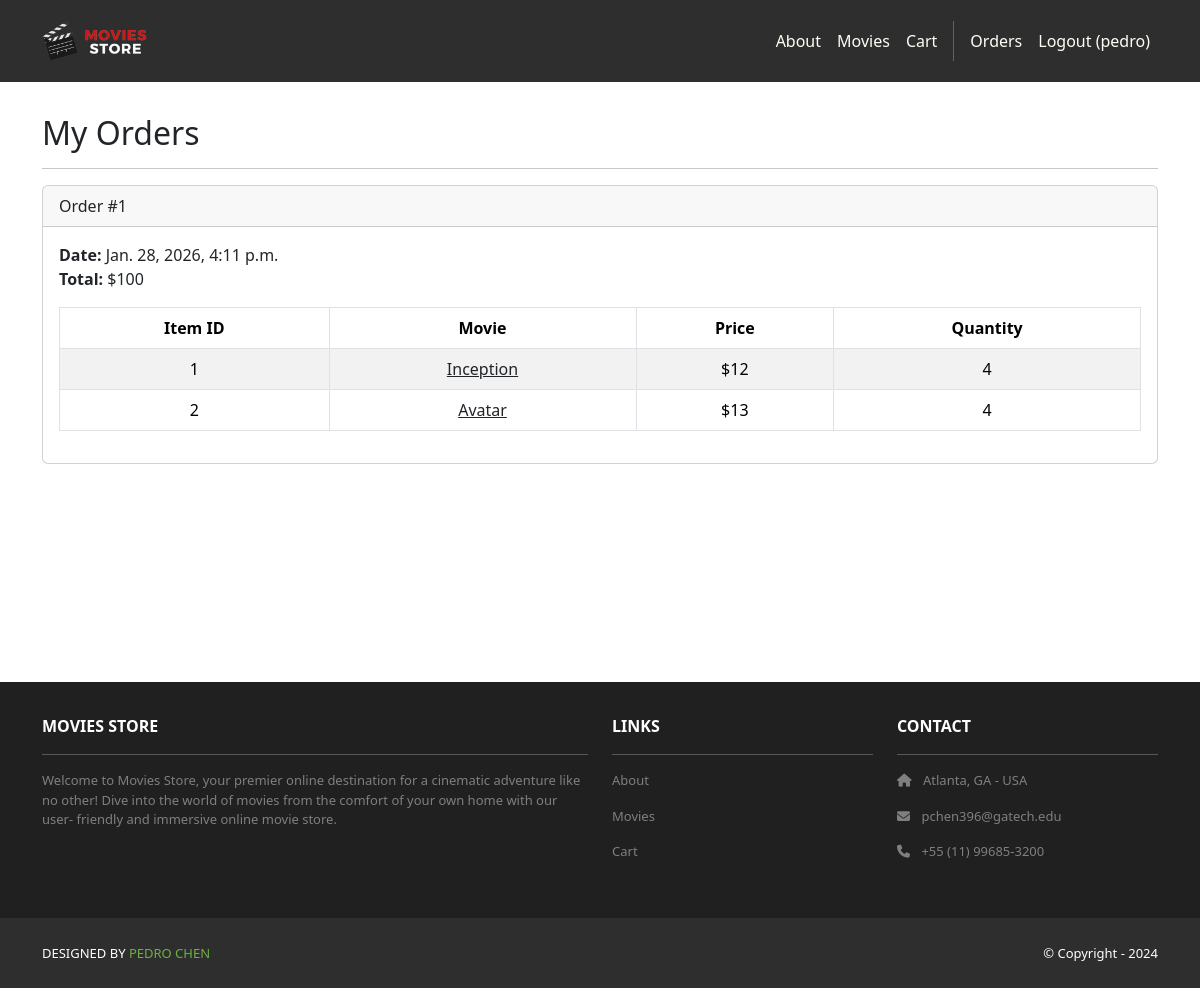
Page /accounts/orders/ (signed in) on the committed database.
### cart/models.py (models this page shows, shortened)
class Order(models.Model):
    id = models.AutoField(primary_key=True)
    total = models.IntegerField()
    date = models.DateTimeField(auto_now_add=True)
    user = models.ForeignKey(User, on_delete=models.CASCADE)

class Item(models.Model):
    id = models.AutoField(primary_key=True)
    price = models.IntegerField()
    quantity = models.IntegerField()
    order = models.ForeignKey(Order, on_delete=models.CASCADE)
    movie = models.ForeignKey(Movie, on_delete=models.CASCADE)

### movies/models.py (models this page shows, shortened)
class Movie(models.Model):
    id = models.AutoField(primary_key=True)
    name = models.CharField(max_length=255)
    price = models.IntegerField()
    description = models.TextField()
    image = models.ImageField(upload_to='movie_images/')

### accounts/views.py (the view)
# urls.py: path('orders/', views.orders, name='accounts.orders'),
@login_required
def orders(request):
    template_data = {}
    template_data['title'] = 'Orders'
    template_data['orders'] = request.user.order_set.all()
    return render(request, 'accounts/orders.html',
        {'template_data': template_data})

### accounts/templates/accounts/orders.html
{% extends 'base.html' %}
{% block content %}
<div class="p-3">
  <div class="container">
    <div class="row mt-3">
      <div class="col mx-auto mb-3">
        <h2>My Orders</h2>
        <hr />
        {% for order in template_data.orders %}
        <div class="card mb-4">
          <div class="card-header">
            Order #{{ order.id }}
          </div>
          <div class="card-body">
            <b>Date:</b> {{ order.date }}<br />
            <b>Total:</b> ${{ order.total }}<br />
            <table class="table table-bordered table-striped text-center mt-3">
              <thead>
                <tr>
                  <th scope="col">Item ID</th>
                  <th scope="col">Movie</th>
                  <th scope="col">Price</th>
                  <th scope="col">Quantity</th>
                </tr>
              </thead>
              <tbody>
                {% for item in order.item_set.all %}
                <tr>
                  <td>{{ item.movie.id }}</td>
                  <td>
                    <a class="link-dark"
                      href="{% url 'movies.show' id=item.movie.id %}">
                      {{ item.movie.name }}
                    </a>
                  </td>
                  <td>${{ item.movie.price }}</td>
                  <td>{{ item.quantity }}</td>
                </tr>
                {% endfor %}
              </tbody>
            </table>
          </div>
        </div>
        {% endfor %}
      </div>
    </div>
  </div>
</div>
{% endblock content %}

### moviesstore/templates/base.html (shortened to what this page needs)
<!DOCTYPE html>
<html>
  {% load static %}
  <head>
    <link href="https://cdn.jsdelivr.net/npm/bootstrap@5.3.3/dist/css/bootstrap.min.css" rel="stylesheet"
>
    <link rel="stylesheet"  href="https://cdnjs.cloudflare.com/ajax/libs/font-awesome/6.1.1/css/all.min.css">
    <link rel="stylesheet" type="text/css"
          href="{% static 'css/style.css' %}">
  </head>
  <body>
     <nav class="p-3 navbar navbar-dark bg-dark navbar-expand-lg">
      <div class="container">
        <a class="navbar-brand"
           href="{% url 'home.index' %}">
          <img src="{% static 'img/logo.png' %}" alt="logo"
               height="40" />
        </a>
        <div class="collapse navbar-collapse"
             id="navbarNavAltMarkup">
          <div class="navbar-nav ms-auto navbar-ml">
            <a class="nav-link"
               href="{% url 'home.about' %}">About</a>
            <a class="nav-link"
               href="{% url 'movies.index' %}">Movies</a>
            <a class="nav-link"
              href="{% url 'cart.index' %}">Cart</a>
            {% if user.is_authenticated %}
            <a class="nav-link"
              href="{% url 'accounts.orders' %}">Orders
            </a>
            <a class="nav-link"
              href="{% url 'accounts.logout' %}">Logout ({{ user.username }})</a>
            {% endif %}
          </div>
        </div>
      </div>
    </nav>
    <div style="min-height: 75vh;">
      {% block content %}
      {% endblock content %}
    </div>
    <section class="p-3 ms-footer d-none d-md-block">
      <div class="container">
        <div class="row mt-3 text-white">
          <div class="col-md-6 col-lg-6 col-xl-6 mx-auto mb-4">
            <b>MOVIES STORE</b>
            <hr />
            <p>
              Welcome to Movies Store, your premier online
              destination for a cinematic adventure like no
              other! Dive into the world of movies from the
              comfort of your own home with our user-
              friendly and immersive online movie store.
            </p>
          </div>
          <div class="col-md-3 col-lg-3 col-xl-3
               mx-auto mb-4">
            <b>LINKS</b>
            <hr />
            <p><a class="nav-link"
              href="{% url 'home.about' %}">
              About
            </a></p>
            <p>
            <a class="nav-link"
               href="{% url 'movies.index' %}">Movies</a></p>
            <p>
            <a class="nav-link"
              href="{% url 'cart.index' %}">Cart</a>
            </p>
          </div>
          <div class="col-md-3 col-lg-3 col-xl-3 mx-auto mb-4">
            <b>CONTACT</b>
            <hr />
            <p><i class="fas fa-home me-2"></i>
              Atlanta, GA - USA
            </p>
            <p><i class="fas fa-envelope me-2"></i>
              pchen396@gatech.edu
            </p>
            <p><i class="fas fa-phone me-2"></i>
              +55 (11) 99685-3200
            </p>
          </div>
        </div>
      </div>
    </section>
    <section class="p-3 ms-footer-bottom bg-dark">
      <div class="container d-flex justify-content-between">
        <div class="me-5 text-white">
          <span>DESIGNED BY
            <a href="https://github.com/peuch7"
            target="_blank">PEDRO CHEN</a>
        </div>
        <div class="text-white">
          <span>© Copyright - 2024</span>
        </div>
      </div>
    </section>
  </body>
</html>

### moviesstore/static/css/style.css (style rules this page uses)
.navbar a.nav-link { color: #FFFEF6 !important; }
.bg-dark { background-color: #2E2E2E !important; }
.ms-footer { background-color: #202020; }
.ms-footer p { color: #7F7F7F; font-size: 13px; }
.ms-footer-bottom span { font-size: 13px; line-height: 38px; }
.ms-footer-bottom a { color: #6ab43e; text-decoration: none; }

### rows in the picture
Order: id "1", date "Jan. 28, 2026, 4:11 p.m.", total "100"
Item: movie.id "1", movie.name "Inception", movie.price "12", quantity "4"
Item: movie.id "2", movie.name "Avatar", movie.price "13", quantity "4"

### other values in the picture
{{ user.username }} "pedro"
